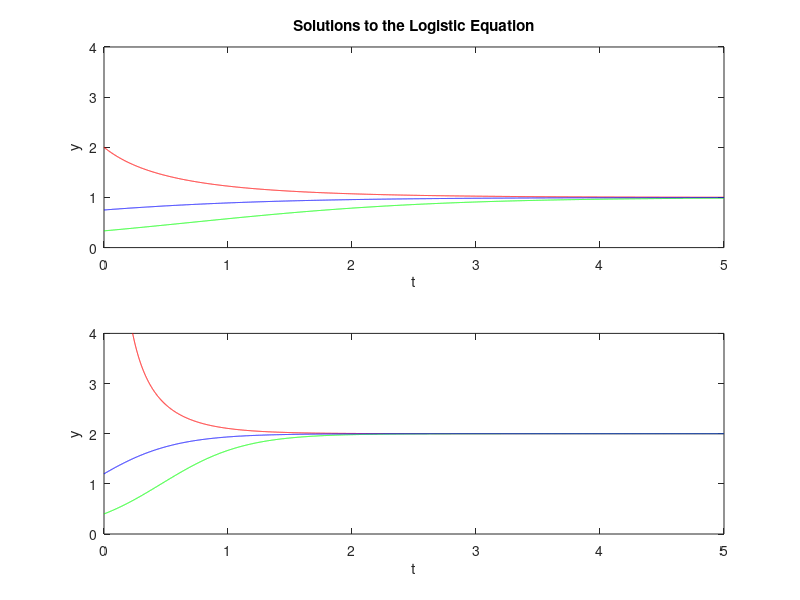

This figure's MATLAB source:
clear all
clf
n=10000;
T=5;
dt=T/n;
t=0:dt:T;
r=1; L=1;
q=3; R=2;
m=length(dt);
c = [ -2 .5 3];
col=['r';'g';'b'];
for i=1:3
    y=zeros(m,1);
    yscaled=y;

    y=c(i)*exp(r*t)./(1+(c(i)/L)*exp(r*t));
    yscaled=c(i)*exp(q*t)./(1+(c(i)/R)*exp(q*t));

    subplot(2,1,1) 
    title('Solutions to the Logistic Equation')
    plot(t,y,col(i))
    axis([0 T 0 4])
    xlabel('t')
    ylabel('y')
    hold on

    subplot(2,1,2)
    plot(t,yscaled,col(i))
    axis([0 T 0 4])
    xlabel('t')
    ylabel('y')
    
    hold on
end
hold off
hold off